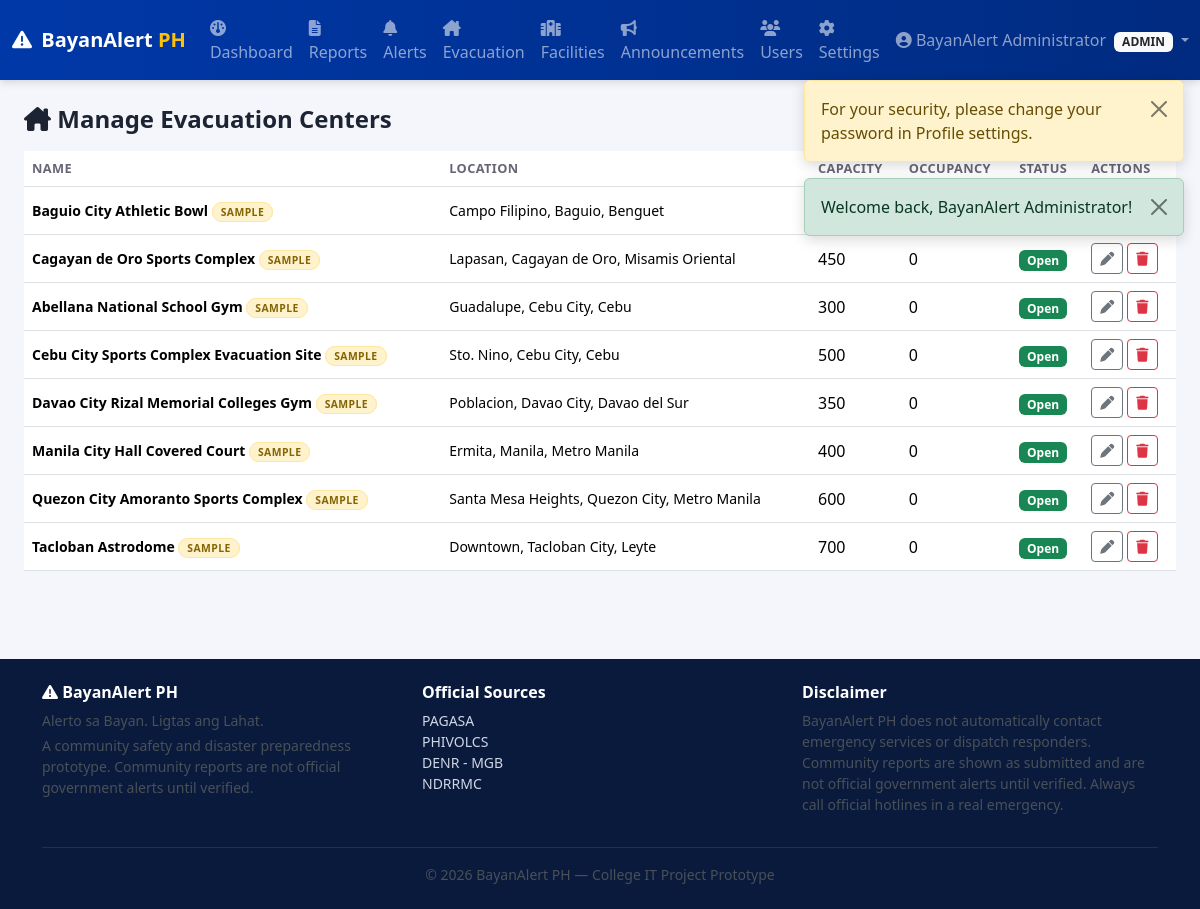
The page /admin/evacuation.php (signed in) on the database its author committed.
### tables this page shows
CREATE TABLE evacuation_centers (
    id INT UNSIGNED AUTO_INCREMENT PRIMARY KEY,
    name VARCHAR(200) NOT NULL,
    address VARCHAR(255) NOT NULL,
    barangay VARCHAR(100) DEFAULT NULL,
    city VARCHAR(100) NOT NULL,
    province VARCHAR(100) NOT NULL,
    latitude DECIMAL(10,7) NOT NULL,
    longitude DECIMAL(10,7) NOT NULL,
    capacity INT UNSIGNED NOT NULL DEFAULT 0,
    current_occupancy INT UNSIGNED NOT NULL DEFAULT 0,
    contact_number VARCHAR(50) DEFAULT NULL,
    facilities TEXT DEFAULT NULL,
    status ENUM('Open','Full','Closed') NOT NULL DEFAULT 'Open',
    is_sample TINYINT(1) NOT NULL DEFAULT 1,
    created_at DATETIME NOT NULL DEFAULT CURRENT_TIMESTAMP,
    updated_at DATETIME NOT NULL DEFAULT CURRENT_TIMESTAMP ON UPDATE CURRENT_TIMESTAMP,
    INDEX idx_evac_location (province, city),
    INDEX idx_evac_status (status)
);

### includes/functions.php (called while the page is built, shortened)
<?php
function e(?string $value): string
{
    return htmlspecialchars($value ?? '', ENT_QUOTES, 'UTF-8');
}
function status_badge_class(string $status): string
{
    return match ($status) {
        'Pending'            => 'bg-secondary',
        'Under Verification' => 'bg-info text-dark',
        'Verified'           => 'bg-primary',
        'Responding'         => 'bg-warning text-dark',
        'Resolved'           => 'bg-success',
        'Rejected'           => 'bg-danger',
        'Open'               => 'bg-success',
        'Full'                => 'bg-warning text-dark',
        'Closed'             => 'bg-danger',
        'Active'             => 'bg-success',
        'Inactive'           => 'bg-secondary',
        'Expired'            => 'bg-dark',
        default              => 'bg-secondary',
    };
}

### admin/evacuation.php (the view, shortened to what this page needs)
<?php
$db = getDB();
$centers = $db->query('SELECT * FROM evacuation_centers ORDER BY city, name')->fetchAll();
$isAdmin = $_SESSION['user_role'] === 'admin';
require_once __DIR__ . '/../includes/header.php';
require_once __DIR__ . '/../includes/navbar.php';
?>
<div class="container-fluid py-4 px-4">
  <div class="d-flex justify-content-between align-items-center mb-3">
    <h4 class="fw-bold mb-0"><i class="fa-solid fa-house-chimney"></i> Manage Evacuation Centers</h4>
    <button class="btn btn-primary btn-sm" data-bs-toggle="modal" data-bs-target="#evacModal" onclick="resetEvacForm()"><i class="fa-solid fa-plus"></i> Add Center</button>
  </div>
  <div class="table-responsive">
    <table class="table table-hover bg-white align-middle">
      <thead><tr><th>Name</th><th>Location</th><th>Capacity</th><th>Occupancy</th><th>Status</th><th>Actions</th></tr></thead>
      <tbody>
        <?php foreach ($centers as $c): ?>
        <tr>
          <td class="small fw-semibold"><?= e($c['name']) ?><?= $c['is_sample'] ? ' <span class="sample-tag">Sample</span>' : '' ?></td>
          <td class="small"><?= e($c['barangay']) ?>, <?= e($c['city']) ?>, <?= e($c['province']) ?></td>
          <td><?= (int)$c['capacity'] ?></td>
          <td><?= (int)$c['current_occupancy'] ?></td>
          <td><span class="badge <?= status_badge_class($c['status']) ?>"><?= e($c['status']) ?></span></td>
          <td class="text-nowrap">
            <button class="btn btn-sm btn-outline-secondary" onclick='editEvac(<?= json_encode($c) ?>)'><i class="fa-solid fa-pen"></i></button>
            <?php if ($isAdmin): ?>
            <form method="POST" class="d-inline"><?= csrf_field() ?><input type="hidden" name="id" value="<?= (int)$c['id'] ?>">
              <button name="do" value="delete" class="btn btn-sm btn-outline-danger" onclick="return confirm('Delete this center?')"><i class="fa-solid fa-trash"></i></button>
            </form>
            <?php endif; ?>
          </td>
        </tr>
        <?php endforeach; ?>
      </tbody>
    </table>
  </div>
</div>
<?php require_once __DIR__ . '/../includes/footer.php'; ?>

### assets/css/style.css (style rules this page uses)
:root { --bayan-blue: #0038a8; --bayan-red: #ce1126; --bayan-yellow: #fcd116; --bayan-dark: #0a1a3c; }
body { font-family: 'Segoe UI', Roboto, -apple-system, sans-serif; background-color: #f4f6fb; color: #1c2333; }
.table thead th { font-size: .8rem; text-transform: uppercase; letter-spacing: .03em; color: #667; }
.sample-tag { font-size: .65rem; letter-spacing: .04em; text-transform: uppercase; background: #fff3cd; color: #856404; border: 1px solid #ffe69c; padding: 2px 8px; border-radius: 20px; }

### rows shown on the page
evacuation_centers: name "Baguio City Athletic Bowl", is_sample "SAMPLE", barangay "Campo Filipino", city "Baguio", province "Benguet"
evacuation_centers: name "Cagayan de Oro Sports Complex", is_sample "SAMPLE", barangay "Lapasan", city "Cagayan de Oro", province "Misamis Oriental", capacity "450", current_occupancy "0", status "Open"
evacuation_centers: name "Abellana National School Gym", is_sample "SAMPLE", barangay "Guadalupe", city "Cebu City", province "Cebu", capacity "300", current_occupancy "0", status "Open"
evacuation_centers: name "Cebu City Sports Complex Evacuation Site", is_sample "SAMPLE", barangay "Sto. Nino", city "Cebu City", province "Cebu", capacity "500", current_occupancy "0", status "Open"
evacuation_centers: name "Davao City Rizal Memorial Colleges Gym", is_sample "SAMPLE", barangay "Poblacion", city "Davao City", province "Davao del Sur", capacity "350", current_occupancy "0", status "Open"
evacuation_centers: name "Manila City Hall Covered Court", is_sample "SAMPLE", barangay "Ermita", city "Manila", province "Metro Manila", capacity "400", current_occupancy "0", status "Open"
evacuation_centers: name "Quezon City Amoranto Sports Complex", is_sample "SAMPLE", barangay "Santa Mesa Heights", city "Quezon City", province "Metro Manila", capacity "600", current_occupancy "0", status "Open"
evacuation_centers: name "Tacloban Astrodome", is_sample "SAMPLE", barangay "Downtown", city "Tacloban City", province "Leyte", capacity "700", current_occupancy "0", status "Open"

### other values the page prints
$f['message'] "For your security, please change your password in Profile settings."
$f['message'] "Welcome back, BayanAlert Administrator!"
$user['name'] "BayanAlert Administrator"
$role "ADMIN"
